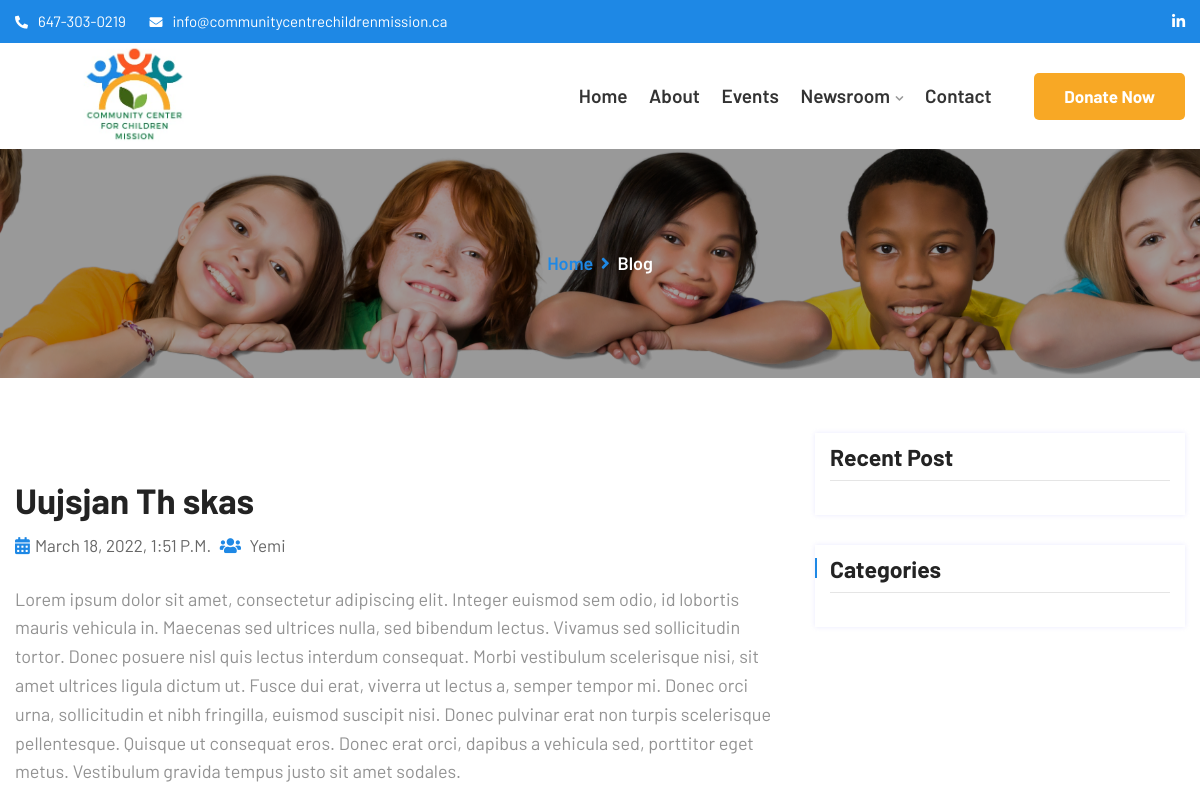
/article/3/uujsjan-th-skas/ (upper part), run on an earlier commit of the app's database.
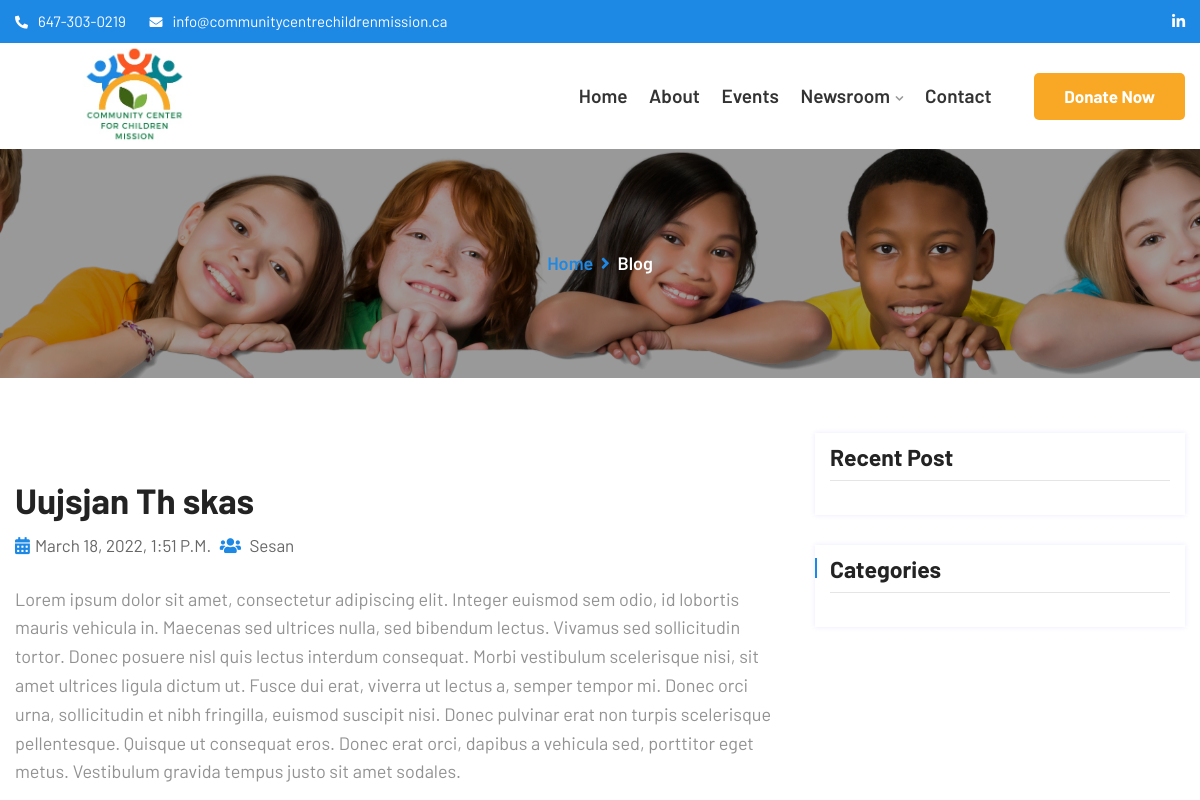
And on a later commit of the database.
### core/models.py (models this page shows, shortened)
class Article(models.Model):
    author = models.ForeignKey(
        User,
        null=True,
        on_delete=models.SET_NULL
        )
    title = models.CharField(max_length=240, help_text="Article title")
    category = models.ForeignKey(
        Category,
        on_delete=models.SET_NULL,
        null=True,
        help_text="Select a category that this article belong to."
        )
    featured_image = models.ImageField(upload_to='articles/', default="default.jpg", help_text="Article image")
    image_credit = models.CharField(max_length=120, null=True, blank=True)
    content = RichTextUploadingField(null=True, blank=True)
    link = models.URLField(
        max_length=500,
        null=True,
        blank=True,
        help_text="Provide an external URL to the article if you don't want to create a content.")
    featured = models.BooleanField(default=False)
    date_stamp = models.DateTimeField(auto_now_add=True)
    is_active = models.BooleanField(default=False)
    slug = models.SlugField(
        default='',
        editable=False,
        max_length=120,
    )
    class Meta:
        unique_together = ('title', 'slug')
        ordering = ['-id']

### core/views.py (the view)
# urls.py: path('article/<int:pk>/<str:slug>/', ArticleDetailView.as_view(), name="article_detail"),
class ArticleDetailView(DetailView):
    model=Article
    template_name = 'Article/article_detail.html'
    def get_context_data(self, *args, **kwargs):
        context = super(ArticleDetailView, self).get_context_data(**kwargs)
        context['related_articles'] = set(Article.objects.filter(category=self.get_object().category, is_active=True).exclude(id=self.kwargs.get('pk'))[:3])
        context['categories'] = Category.objects.order_by('-id')
        return context

### core/templates/Article/article_detail.html (shortened to what this page needs)
{% extends 'base/base.html' %}
{% load static %}
{% block content %}
<div class="breadcumb-area">
	<div class="container">
		<div class="row">
			<div class="col-md-12 txtc">
				<div class="breadcumb-inner">
					<ul>
						<li><a href="{% url 'home' %}">Home</a></li>
						<li><i class="fas fa-angle-right"></i></li>
						<li>Blog</li>
					</ul>
				</div>
			</div>
		</div>
	</div>
</div>
<div class="blog_area blog_top">
	<div class="container">
		<div class="row">
			<div class="col-lg-8 col-md-6 col-sm-12">
				<div class="single_blog single_blog_grid singles">
					<div class="single_blog_thumb">
					</div>
					<div class="single_blogs_title single_bo">
						<div class="single_blog_title title_style">
							<h3>{{article.title}}</h3>
							<div class="themex-blog-meta">
								<div class="themex-blog-meta-left">
									<span><i class="fas fa-calendar-alt"></i>{{article.date_stamp}}</span>
									<a href="#"><i class="fas fa-users"></i> {{article.author.username}}</a>
								</div>
							</div>
							<p>{{article.content | safe}}</p>
						</div>
					</div>
				</div>
			</div>
			<div class="col-lg-4 col-md-6  col-sm-12 col-xs-12 sidebar-right content-widget pdsl">
				<div class="blog-left-side widget">
					<div  class="widget widget_recent_data">
						<div class="single-widget-item">
							<h2 class="widget-title">Recent Post</h2>
						</div>
					</div>
					<div  class="widget widget_categories">
						<h2 class="widget-title">Categories</h2>
					</div>
				</div>
			</div>
		</div>
	</div>
</div>
{% endblock %}

What changed in the data, as far as the page shows it:
changed Article "Uujsjan Th skas": author.username "Yemi" → "Sesan"
